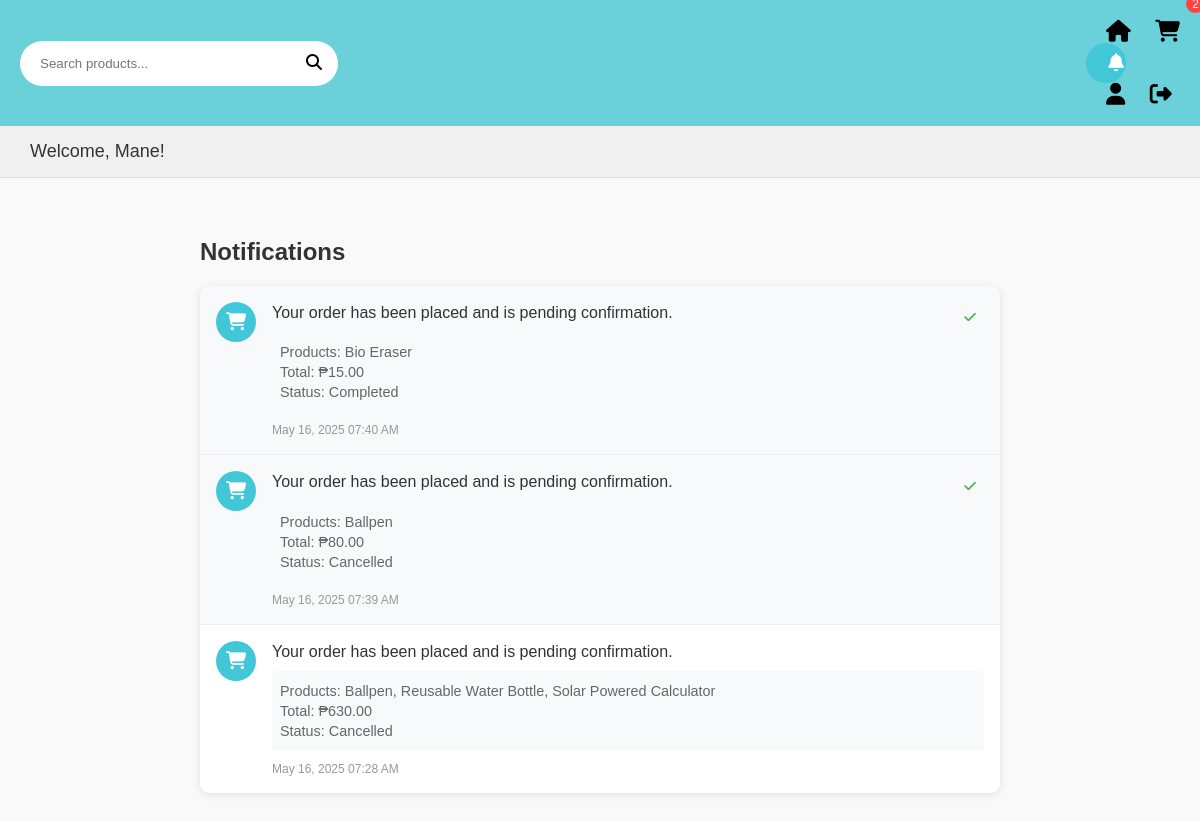
The app's page /EcoT/pages/notifications.php (signed in) with its own data.
### tables this page shows
CREATE TABLE `notifications` (
  `id` int(11) NOT NULL,
  `user_id` int(11) NOT NULL,
  `order_id` int(11) DEFAULT NULL,
  `message` text NOT NULL,
  `type` enum('order','status','system') NOT NULL,
  `is_read` tinyint(1) DEFAULT 0,
  `created_at` timestamp NOT NULL DEFAULT current_timestamp()
);

CREATE TABLE `orders` (
  `id` int(11) NOT NULL,
  `user_id` int(11) NOT NULL,
  `total_amount` decimal(10,2) NOT NULL,
  `status` enum('pending','processing','completed','cancelled') DEFAULT 'pending',
  `tracking_number` varchar(50) DEFAULT NULL,
  `created_at` timestamp NOT NULL DEFAULT current_timestamp()
);

### EcoT/pages/notifications.php (the view, shortened to what this page needs)
<?php
require_once '../includes/notification_functions.php';
try {
    $stmt = $conn->prepare("
        SELECT n.*, o.tracking_number, o.status as order_status, o.total_amount,
               GROUP_CONCAT(p.name SEPARATOR ', ') as product_names
        FROM notifications n
        LEFT JOIN orders o ON n.order_id = o.id
        LEFT JOIN order_items oi ON o.id = oi.order_id
        LEFT JOIN products p ON oi.product_id = p.id
        WHERE n.user_id = :user_id
        GROUP BY n.id
        ORDER BY n.created_at DESC
    ");
    $stmt->bindParam(':user_id', $_SESSION['user_id']);
    $stmt->execute();
    $notifications = $stmt->fetchAll(PDO::FETCH_ASSOC);
} catch (PDOException $e) {
    $_SESSION['error'] = "Error fetching notifications: " . $e->getMessage();
    $notifications = [];
}
try {
    $stmt = $conn->prepare("SELECT COUNT(*) FROM notifications WHERE user_id = :user_id AND is_read = FALSE");
    $stmt->bindParam(':user_id', $_SESSION['user_id']);
    $stmt->execute();
    $unread_count = $stmt->fetchColumn();
} catch (PDOException $e) {
    $unread_count = 0;
}
?>
<!DOCTYPE html>
<html lang="en">
<head>
    <link rel="stylesheet" href="../CSS/userdashboard.css">
    <link rel="stylesheet" href="../CSS/notifications.css">
    <link rel="stylesheet" href="https://cdnjs.cloudflare.com/ajax/libs/font-awesome/6.5.0/css/all.min.css">
</head>
<body>
<div class="header">
    <div class="search-bar">
        <form action="dashboard.php" method="GET">
            <input type="text" name="search" placeholder="Search products...">
            <button type="submit"><i class="fas fa-search"></i></button>
        </form>
    </div>
    <div class="nav-icons">
        <a href="dashboard.php"><i class="fas fa-home"></i></a>
        <a href="cart.php"><i class="fas fa-shopping-cart"></i></a>
        <a href="notifications.php" class="notification-icon">
            <i class="fas fa-bell"></i>
            <?php if ($unread_count > 0): ?>
                <span class="notification-badge"><?php echo $unread_count; ?></span>
            <?php endif; ?>
        </a>
        <a href="profile.php"><i class="fas fa-user"></i></a>
        <a href="../process/logout.php"><i class="fas fa-sign-out-alt"></i></a>
    </div>
</div>
<div class="welcome-message">
    Welcome, <?php echo htmlspecialchars($_SESSION['name']); ?>!
</div>
<div class="notifications-container">
    <h2>Notifications</h2>
    <?php if (empty($notifications)): ?>
        <div class="no-notifications">
            <i class="fas fa-bell-slash"></i>
            <p>No notifications yet</p>
        </div>
    <?php else: ?>
        <div class="notifications-list">
            <?php foreach ($notifications as $notification): ?>
                <div class="notification-item <?php echo $notification['is_read'] ? 'read' : 'unread'; ?>">
                    <div class="notification-icon">
                        <?php
                        $icon = 'fa-info-circle';
                        if ($notification['type'] === 'order') {
                            $icon = 'fa-shopping-cart';
                        } elseif ($notification['type'] === 'status') {
                            $icon = 'fa-truck';
                        }
                        ?>
                        <i class="fas <?php echo $icon; ?>"></i>
                    </div>
                    <div class="notification-content">
                        <p class="notification-text"><?php echo htmlspecialchars($notification['message']); ?></p>
                        <?php if ($notification['order_id']): ?>
                            <div class="order-details">
                                <?php if ($notification['product_names']): ?>
                                    <p class="products">Products: <?php echo htmlspecialchars($notification['product_names']); ?></p>
                                <?php endif; ?>
                                <?php if ($notification['total_amount']): ?>
                                    <p class="amount">Total: ₱<?php echo number_format($notification['total_amount'], 2); ?></p>
                                <?php endif; ?>
                                <?php if ($notification['order_status']): ?>
                                    <p class="status">Status: <?php echo ucfirst(htmlspecialchars($notification['order_status'])); ?></p>
                                <?php endif; ?>
                            </div>
                        <?php endif; ?>
                        <span class="notification-time">
                            <?php echo date('M d, Y h:i A', strtotime($notification['created_at'])); ?>
                        </span>
                    </div>
                    <?php if (!$notification['is_read']): ?>
                        <form method="POST" class="mark-read-form">
                            <button type="submit" name="mark_read" class="mark-read-btn">
                                <i class="fas fa-check"></i>
                            </button>
                        </form>
                    <?php endif; ?>
                </div>
            <?php endforeach; ?>
        </div>
    <?php endif; ?>
</div>
</body>
</html>

### EcoT/CSS/userdashboard.css (style rules this page uses)
body { margin: 0; font-family: Arial, sans-serif; background-color: #f9f9f9; }
.header { background-color: #6ad1db; padding: 20px; display: flex; justify-content: space-between; align-items: center; }
.search-bar { display: flex; align-items: center; background-color: white; border-radius: 25px; padding: 5px 10px; }
.search-bar input { border: none; outline: none; padding: 10px; width: 250px; border-radius: 25px; }
.search-bar button { background: none; border: none; cursor: pointer; font-size: 16px; }
.nav-icons i { font-size: 22px; color: black; margin-left: 20px; cursor: pointer; }
.welcome-message { background-color: #f0f0f0; padding: 15px 30px; margin: 0; font-size: 18px; color: #333; border-bottom: 1px solid #ddd; }
.search-bar form { display: flex; align-items: center; width: 100%; }
.search-bar input { flex: 1; border: none; outline: none; padding: 10px; width: 250px; border-radius: 25px; }
.nav-icons a { text-decoration: none; color: black; }
.nav-icons i { font-size: 22px; color: black; margin-left: 20px; cursor: pointer; transition: color 0.3s; }

### EcoT/CSS/notifications.css (style rules this page uses)
.notifications-container { max-width: 800px; margin: 20px auto; padding: 20px; }
.notifications-container h2 { margin-bottom: 20px; color: #333; }
.notifications-list { background: white; border-radius: 10px; box-shadow: 0 2px 8px rgba(0,0,0,0.1); overflow: hidden; }
.notification-item { display: flex; align-items: flex-start; padding: 20px; border-bottom: 1px solid #eee; transition: background-color 0.3s; }
.notification-item:last-child { border-bottom: none; }
.notification-item.unread { background-color: #f8f9fa; }
.notification-icon { width: 40px; height: 40px; background-color: #42c7d9; border-radius: 50%; display: flex; align-items: center; justify-content: center; margin-right: 15px; flex-shrink: 0; }
.notification-icon i { color: white; font-size: 18px; }
.notification-content { flex: 1; }
.notification-text { margin: 0 0 5px; color: #333; line-height: 1.4; }
.notification-time { font-size: 12px; color: #666; }

### EcoT/pages/notifications.php (style rules this page uses)
.notification-badge { position: absolute; top: -5px; right: -5px; background-color: #ff4444; color: white; border-radius: 50%; padding: 2px 6px; font-size: 0.75rem; }
.notification-item { display: flex; align-items: flex-start; padding: 1rem; border-bottom: 1px solid #eee; background-color: white; transition: background-color 0.3s; }
.notification-item.unread { background-color: #f8f9fa; }
.notification-icon { margin-right: 1rem; color: #1976d2; font-size: 1.25rem; }
.notification-content { flex: 1; }
.notification-text { margin: 0 0 0.5rem 0; color: #333; font-weight: 500; }
.order-details { background-color: #f8f9fa; padding: 0.5rem; border-radius: 4px; margin: 0.5rem 0; }
.order-details p { margin: 0.25rem 0; font-size: 0.9rem; color: #666; }
.status { color: #2ecc71; font-weight: 500; }
.notification-time { color: #999; font-size: 0.75rem; }
.mark-read-form { margin-left: 1rem; }
.mark-read-btn { background: none; border: none; color: #4caf50; cursor: pointer; padding: 0.5rem; transition: color 0.3s; }

### records on screen
notifications: message "Your order has been placed and is pending confirmation.", product_names "Bio Eraser", order.total_amount "15.00", order.status "Completed", created_at "May 16, 2025 07:40 AM"
notifications: message "Your order has been placed and is pending confirmation.", product_names "Ballpen", order.total_amount "80.00", order.status "Cancelled", created_at "May 16, 2025 07:39 AM"
notifications: message "Your order has been placed and is pending confirmation.", product_names "Ballpen, Reusable Water Bottle, Solar Powered Calculator", order.total_amount "630.00", order.status "Cancelled", created_at "May 16, 2025 07:28 AM"

### other values on screen
$_SESSION['name'] "Mane"
